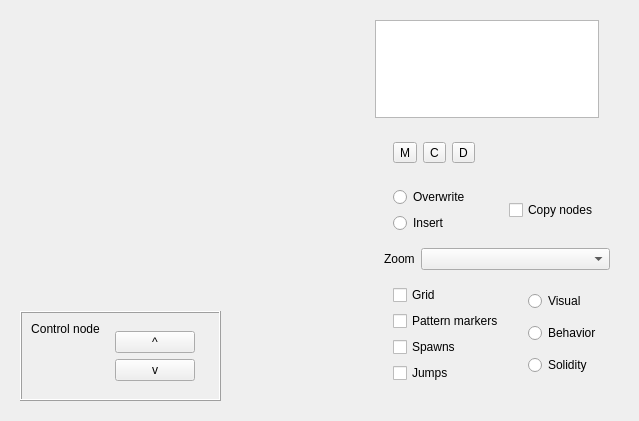
<?xml version="1.0" encoding="UTF-8"?>
<ui version="4.0">
 <class>LayoutEditorWidget</class>
 <widget class="QWidget" name="LayoutEditorWidget">
  <property name="geometry">
   <rect>
    <x>0</x>
    <y>0</y>
    <width>639</width>
    <height>421</height>
   </rect>
  </property>
  <property name="windowTitle">
   <string>Form</string>
  </property>
  <layout class="QHBoxLayout" name="horizontalLayout_7">
   <item>
    <layout class="QVBoxLayout" name="verticalLayout_2">
     <item>
      <widget class="LevelViewWidget" name="levelViewWidget" native="true">
       <property name="sizePolicy">
        <sizepolicy hsizetype="Expanding" vsizetype="Expanding">
         <horstretch>0</horstretch>
         <verstretch>0</verstretch>
        </sizepolicy>
       </property>
      </widget>
     </item>
     <item>
      <widget class="QWidget" name="widget_6" native="true">
       <property name="sizePolicy">
        <sizepolicy hsizetype="Preferred" vsizetype="Maximum">
         <horstretch>0</horstretch>
         <verstretch>0</verstretch>
        </sizepolicy>
       </property>
       <layout class="QHBoxLayout" name="horizontalLayout_4">
        <item>
         <widget class="QFrame" name="frame_5">
          <property name="sizePolicy">
           <sizepolicy hsizetype="Preferred" vsizetype="Maximum">
            <horstretch>0</horstretch>
            <verstretch>0</verstretch>
           </sizepolicy>
          </property>
          <property name="frameShape">
           <enum>QFrame::Box</enum>
          </property>
          <property name="frameShadow">
           <enum>QFrame::Raised</enum>
          </property>
          <layout class="QHBoxLayout" name="horizontalLayout_2">
           <item>
            <layout class="QVBoxLayout" name="verticalLayout_3">
             <item>
              <widget class="QLabel" name="controlNodeLabel">
               <property name="sizePolicy">
                <sizepolicy hsizetype="Preferred" vsizetype="Maximum">
                 <horstretch>0</horstretch>
                 <verstretch>0</verstretch>
                </sizepolicy>
               </property>
               <property name="text">
                <string>Control node</string>
               </property>
               <property name="alignment">
                <set>Qt::AlignCenter</set>
               </property>
              </widget>
             </item>
             <item>
              <widget class="AddRemoveListWidget" name="controlNodeList" native="true"/>
             </item>
            </layout>
           </item>
           <item>
            <widget class="QWidget" name="widget_7" native="true">
             <layout class="QVBoxLayout" name="verticalLayout_7">
              <item>
               <widget class="QPushButton" name="nodeUpButton">
                <property name="text">
                 <string>^</string>
                </property>
               </widget>
              </item>
              <item>
               <widget class="QPushButton" name="nodeDownButton">
                <property name="text">
                 <string>v</string>
                </property>
               </widget>
              </item>
             </layout>
            </widget>
           </item>
           <item>
            <widget class="NodeEditorStackedWidget" name="nodeEditorStackedWidget"/>
           </item>
          </layout>
         </widget>
        </item>
        <item>
         <spacer name="horizontalSpacer_2">
          <property name="orientation">
           <enum>Qt::Horizontal</enum>
          </property>
          <property name="sizeHint" stdset="0">
           <size>
            <width>40</width>
            <height>20</height>
           </size>
          </property>
         </spacer>
        </item>
        <item>
         <widget class="AddRemoveListWidget" name="spawnList" native="true">
          <property name="sizePolicy">
           <sizepolicy hsizetype="Preferred" vsizetype="Maximum">
            <horstretch>0</horstretch>
            <verstretch>0</verstretch>
           </sizepolicy>
          </property>
         </widget>
        </item>
       </layout>
      </widget>
     </item>
    </layout>
   </item>
   <item>
    <widget class="QWidget" name="widget_3" native="true">
     <property name="sizePolicy">
      <sizepolicy hsizetype="Maximum" vsizetype="Preferred">
       <horstretch>0</horstretch>
       <verstretch>0</verstretch>
      </sizepolicy>
     </property>
     <layout class="QVBoxLayout" name="verticalLayout_6">
      <item>
       <widget class="PatternListWidget" name="patternListWidget">
        <property name="sizePolicy">
         <sizepolicy hsizetype="Maximum" vsizetype="Expanding">
          <horstretch>0</horstretch>
          <verstretch>0</verstretch>
         </sizepolicy>
        </property>
        <property name="maximumSize">
         <size>
          <width>224</width>
          <height>16777215</height>
         </size>
        </property>
       </widget>
      </item>
      <item>
       <widget class="QWidget" name="widget_2" native="true">
        <layout class="QVBoxLayout" name="verticalLayout_4">
         <item>
          <widget class="QWidget" name="widget_4" native="true">
           <layout class="QHBoxLayout" name="horizontalLayout_3">
            <item>
             <widget class="QToolButton" name="modifyToolButton">
              <property name="text">
               <string>M</string>
              </property>
              <property name="icon">
               <iconset resource="resources.qrc">
                <normaloff>:/lonely/icons/icon_pencil.png</normaloff>:/lonely/icons/icon_pencil.png</iconset>
              </property>
              <property name="shortcut">
               <string>Z</string>
              </property>
              <property name="checkable">
               <bool>true</bool>
              </property>
             </widget>
            </item>
            <item>
             <widget class="QToolButton" name="copyToolButton">
              <property name="text">
               <string>C</string>
              </property>
              <property name="icon">
               <iconset resource="resources.qrc">
                <normaloff>:/lonely/icons/icon_clone.png</normaloff>:/lonely/icons/icon_clone.png</iconset>
              </property>
              <property name="shortcut">
               <string>X</string>
              </property>
              <property name="checkable">
               <bool>true</bool>
              </property>
             </widget>
            </item>
            <item>
             <widget class="QToolButton" name="moveToolButton">
              <property name="text">
               <string>D</string>
              </property>
              <property name="icon">
               <iconset resource="resources.qrc">
                <normaloff>:/lonely/icons/icon_move.png</normaloff>:/lonely/icons/icon_move.png</iconset>
              </property>
              <property name="shortcut">
               <string>C</string>
              </property>
              <property name="checkable">
               <bool>true</bool>
              </property>
             </widget>
            </item>
            <item>
             <spacer name="horizontalSpacer">
              <property name="orientation">
               <enum>Qt::Horizontal</enum>
              </property>
              <property name="sizeHint" stdset="0">
               <size>
                <width>40</width>
                <height>20</height>
               </size>
              </property>
             </spacer>
            </item>
           </layout>
          </widget>
         </item>
         <item>
          <layout class="QHBoxLayout" name="horizontalLayout_6">
           <item>
            <widget class="QWidget" name="insertOverwriteWidget" native="true">
             <layout class="QVBoxLayout" name="verticalLayout_8">
              <item>
               <widget class="QRadioButton" name="overwriteButton">
                <property name="text">
                 <string>Overwrite</string>
                </property>
                <property name="shortcut">
                 <string>A</string>
                </property>
               </widget>
              </item>
              <item>
               <widget class="QRadioButton" name="insertButton">
                <property name="text">
                 <string>Insert</string>
                </property>
                <property name="shortcut">
                 <string>S</string>
                </property>
               </widget>
              </item>
             </layout>
            </widget>
           </item>
           <item>
            <widget class="QWidget" name="widget_8" native="true">
             <layout class="QHBoxLayout" name="horizontalLayout_8">
              <item>
               <widget class="QCheckBox" name="copyNodesButton">
                <property name="text">
                 <string>Copy nodes</string>
                </property>
                <property name="shortcut">
                 <string>D</string>
                </property>
               </widget>
              </item>
             </layout>
            </widget>
           </item>
          </layout>
         </item>
         <item>
          <layout class="QHBoxLayout" name="horizontalLayout">
           <item>
            <widget class="QLabel" name="label">
             <property name="sizePolicy">
              <sizepolicy hsizetype="Maximum" vsizetype="Preferred">
               <horstretch>0</horstretch>
               <verstretch>0</verstretch>
              </sizepolicy>
             </property>
             <property name="text">
              <string>Zoom</string>
             </property>
            </widget>
           </item>
           <item>
            <widget class="StandardZoomComboBox" name="zoomBox"/>
           </item>
          </layout>
         </item>
         <item>
          <layout class="QHBoxLayout" name="horizontalLayout_5">
           <item>
            <widget class="QWidget" name="widget_5" native="true">
             <layout class="QVBoxLayout" name="verticalLayout_5">
              <item>
               <widget class="QCheckBox" name="gridBox">
                <property name="text">
                 <string>Grid</string>
                </property>
                <property name="shortcut">
                 <string>V</string>
                </property>
               </widget>
              </item>
              <item>
               <widget class="QCheckBox" name="patternMarkersBox">
                <property name="text">
                 <string>Pattern markers</string>
                </property>
                <property name="shortcut">
                 <string>B</string>
                </property>
               </widget>
              </item>
              <item>
               <widget class="QCheckBox" name="spawnsBox">
                <property name="text">
                 <string>Spawns</string>
                </property>
                <property name="shortcut">
                 <string>N</string>
                </property>
               </widget>
              </item>
              <item>
               <widget class="QCheckBox" name="loopsBox">
                <property name="text">
                 <string>Jumps</string>
                </property>
                <property name="shortcut">
                 <string>M</string>
                </property>
               </widget>
              </item>
             </layout>
            </widget>
           </item>
           <item>
            <widget class="QWidget" name="widget" native="true">
             <layout class="QVBoxLayout" name="verticalLayout">
              <item>
               <widget class="QRadioButton" name="visualButton">
                <property name="text">
                 <string>Visual</string>
                </property>
                <property name="shortcut">
                 <string>Q</string>
                </property>
               </widget>
              </item>
              <item>
               <widget class="QRadioButton" name="behaviorButton">
                <property name="text">
                 <string>Behavior</string>
                </property>
                <property name="shortcut">
                 <string>W</string>
                </property>
               </widget>
              </item>
              <item>
               <widget class="QRadioButton" name="solidityButton">
                <property name="enabled">
                 <bool>true</bool>
                </property>
                <property name="text">
                 <string>Solidity</string>
                </property>
                <property name="shortcut">
                 <string>E</string>
                </property>
               </widget>
              </item>
             </layout>
            </widget>
           </item>
          </layout>
         </item>
        </layout>
       </widget>
      </item>
     </layout>
    </widget>
   </item>
  </layout>
  <action name="modifyToolAction">
   <property name="checkable">
    <bool>true</bool>
   </property>
   <property name="text">
    <string>M</string>
   </property>
   <property name="toolTip">
    <string>Modify tool</string>
   </property>
  </action>
  <action name="copyToolAction">
   <property name="checkable">
    <bool>true</bool>
   </property>
   <property name="text">
    <string>C</string>
   </property>
   <property name="toolTip">
    <string>Copy tool</string>
   </property>
  </action>
  <action name="moveToolAction">
   <property name="checkable">
    <bool>true</bool>
   </property>
   <property name="text">
    <string>D</string>
   </property>
   <property name="toolTip">
    <string>Move/delete tool</string>
   </property>
  </action>
  <zorder></zorder>
  <zorder>widget_3</zorder>
 </widget>
 <customwidgets>
  <customwidget>
   <class>PatternListWidget</class>
   <extends>QListWidget</extends>
   <header>patternlistwidget.h</header>
  </customwidget>
  <customwidget>
   <class>StandardZoomComboBox</class>
   <extends>QComboBox</extends>
   <header>standardzoomcombobox.h</header>
  </customwidget>
  <customwidget>
   <class>AddRemoveListWidget</class>
   <extends>QWidget</extends>
   <header>addremovelistwidget.h</header>
   <container>1</container>
  </customwidget>
  <customwidget>
   <class>LevelViewWidget</class>
   <extends>QWidget</extends>
   <header>levelviewwidget.h</header>
   <container>1</container>
  </customwidget>
  <customwidget>
   <class>NodeEditorStackedWidget</class>
   <extends>QStackedWidget</extends>
   <header>nodeeditorstackedwidget.h</header>
   <container>1</container>
  </customwidget>
 </customwidgets>
 <resources>
  <include location="resources.qrc"/>
 </resources>
 <connections/>
</ui>
